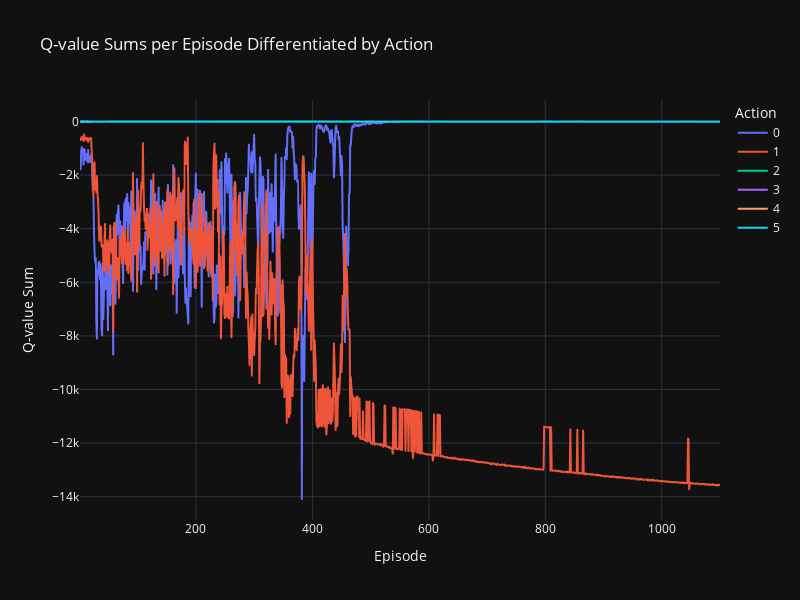

Notebook source saved alongside this figure:
### Code cell
# Grouping data by episode and action to get the total sum of Q-values per action per episode
q_values_sum_grouped = actions_per_episode.groupby(['episode', 'action'])['q_values_sum'].sum().reset_index()

# Pivot the data to have each action as a separate column for easier plotting
q_values_sum_pivot = q_values_sum_grouped.pivot(index='episode', columns='action', values='q_values_sum').fillna(0)

# Create a line chart with one line for each action, showing the Q-value sum over episodes
fig = px.line(q_values_sum_pivot, 
              x=q_values_sum_pivot.index, 
              y=q_values_sum_pivot.columns,
              labels={'value': 'Q-value Sum', 'episode': 'Episode'},
              title='Q-value Sums per Episode Differentiated by Action')

# Update the layout for better visibility
fig.update_layout(
    yaxis_title='Q-value Sum',
    xaxis_title='Episode',
    legend_title_text='Action',
    hovermode="x unified", 
    width=800, 
    height=600
)

fig.show()

### Figure 1 — Plotly figure (JSON) as saved in the notebook; plotly's stock layout.template omitted (floating-point values rounded to 4 significant figures; data arrays with more than 128 entries replaced by an {"elided": "..."} marker saying what was removed)
{"data": [{"hovertemplate": "action=0<br>Episode=%{x}<br>Q-value Sum=%{y}<extra></extra>", "legendgroup": "0", "line": {"color": "#636efa", "dash": "solid"}, "marker": {"symbol": "circle"}, "mode": "lines", "name": "0", "showlegend": true, "x": {"elided": "1100 int values"}, "xaxis": "x", "y": {"elided": "1100 float values"}, "yaxis": "y", "type": "scattergl"}, {"hovertemplate": "action=1<br>Episode=%{x}<br>Q-value Sum=%{y}<extra></extra>", "legendgroup": "1", "line": {"color": "#EF553B", "dash": "solid"}, "marker": {"symbol": "circle"}, "mode": "lines", "name": "1", "showlegend": true, "x": {"elided": "1100 int values"}, "xaxis": "x", "y": {"elided": "1100 float values"}, "yaxis": "y", "type": "scattergl"}, {"hovertemplate": "action=2<br>Episode=%{x}<br>Q-value Sum=%{y}<extra></extra>", "legendgroup": "2", "line": {"color": "#00cc96", "dash": "solid"}, "marker": {"symbol": "circle"}, "mode": "lines", "name": "2", "showlegend": true, "x": {"elided": "1100 int values"}, "xaxis": "x", "y": {"elided": "1100 float values"}, "yaxis": "y", "type": "scattergl"}, {"hovertemplate": "action=3<br>Episode=%{x}<br>Q-value Sum=%{y}<extra></extra>", "legendgroup": "3", "line": {"color": "#ab63fa", "dash": "solid"}, "marker": {"symbol": "circle"}, "mode": "lines", "name": "3", "showlegend": true, "x": {"elided": "1100 int values"}, "xaxis": "x", "y": {"elided": "1100 float values"}, "yaxis": "y", "type": "scattergl"}, {"hovertemplate": "action=4<br>Episode=%{x}<br>Q-value Sum=%{y}<extra></extra>", "legendgroup": "4", "line": {"color": "#FFA15A", "dash": "solid"}, "marker": {"symbol": "circle"}, "mode": "lines", "name": "4", "showlegend": true, "x": {"elided": "1100 int values"}, "xaxis": "x", "y": {"elided": "1100 float values"}, "yaxis": "y", "type": "scattergl"}, {"hovertemplate": "action=5<br>Episode=%{x}<br>Q-value Sum=%{y}<extra></extra>", "legendgroup": "5", "line": {"color": "#19d3f3", "dash": "solid"}, "marker": {"symbol": "circle"}, "mode": "lines", "name": "5", "showlegend": true, "x": {"elided": "1100 int values"}, "xaxis": "x", "y": {"elided": "1100 float values"}, "yaxis": "y", "type": "scattergl"}], "layout": {"xaxis": {"anchor": "y", "domain": [0.0, 1.0], "title": {"text": "Episode"}}, "yaxis": {"anchor": "x", "domain": [0.0, 1.0], "title": {"text": "Q-value Sum"}}, "legend": {"title": {"text": "Action"}, "tracegroupgap": 0}, "title": {"text": "Q-value Sums per Episode Differentiated by Action"}, "hovermode": "x unified", "width": 800, "height": 600}}
